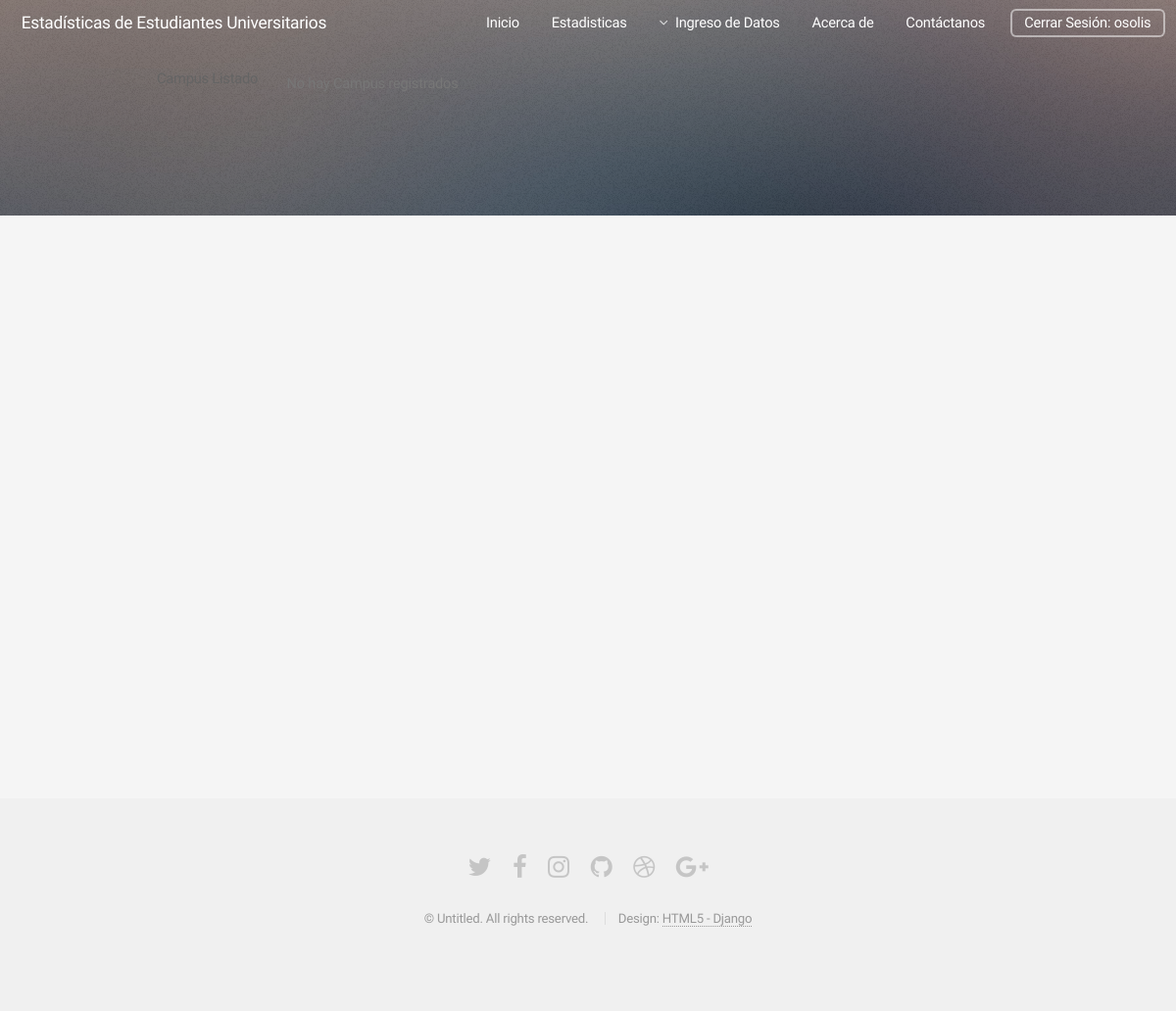
/campus-list/ (signed in), run on an earlier commit of the app's database.
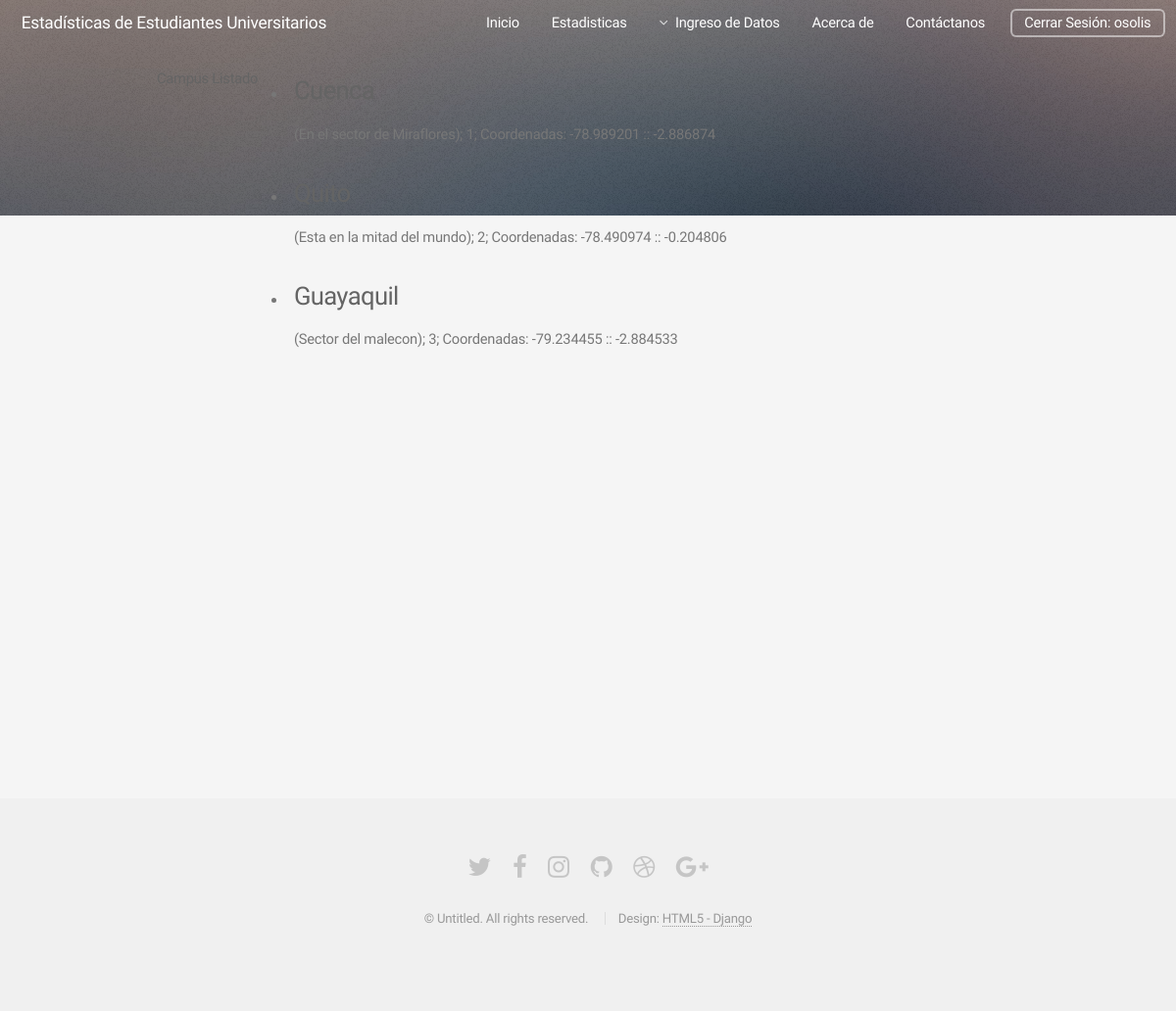
And on a later commit of the database.
### perfiles/models.py (models this page shows, shortened)
class campus (models.Model):
    id_campus = models.AutoField(primary_key=True)
    cam_nombre= models.CharField(max_length=50)
    cam_descripcion = models.CharField(max_length=50)
    cam_longitud = models.CharField(max_length=50)
    cam_latitud = models.CharField(max_length=50)

### perfiles/views.py (the view)
# urls.py: url(r'^campus-list/$', login_required(CampusVista.as_view()), name='campus_ver'),
class CampusVista (generic.ListView):
    model= campus
    template_name = 'perfiles/campus_list.html'
    def get_queryset(self):
        queryset = campus.objects.all()
        return queryset

### perfiles/templates/perfiles/campus_list.html
{% extends "base.html" %}
{% block content %}
    <h1>Campus Listado</h1>
    {% if campus_list %}
    <ul>
      {% for campus in campus_list %}
      <li>
        <h3> {{ campus.cam_nombre }} </h3> <p>  ({{campus.cam_descripcion}});
        {{ campus.id_campus }}; Coordenadas:   {{ campus.cam_longitud }} :: {{ campus.cam_latitud }}
      </li>
      {% endfor %}
    </ul>
    {% else %}
      <p>No hay Campus registrados</p>
    {% endif %}
{% endblock %}

What changed in the data, as far as the page shows it:
added campus: cam_descripcion "En el sector de Miraflores", id_campus "1", cam_longitud "-78.989201", cam_latitud "-2.886874"
added campus: cam_descripcion "Esta en la mitad del mundo", id_campus "2", cam_longitud "-78.490974", cam_latitud "-0.204806"
added campus: cam_nombre "Guayaquil", cam_descripcion "Sector del malecon", id_campus "3", cam_longitud "-79.234455", cam_latitud "-2.884533"
Also different on the page:
text no longer shown: "No hay Campus registrados"
